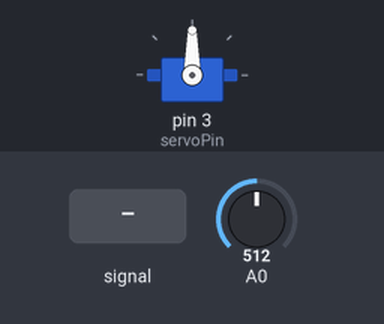
Simulated run of this sketch. Board: Arduino Uno, built with avr-gcc and run on an emulated ATmega328P. On the bench: servo. Inputs (shaded band) come from the test bench; at power-on: A0 = 512.

Above: at 1.2 s.
1.3 s: A0 fed a 200 Hz sine of ±81 counts around its level
At 3.5 s:
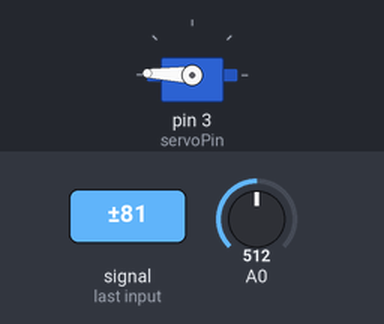
4.3 s: A0 set to 550
At 5.5 s:
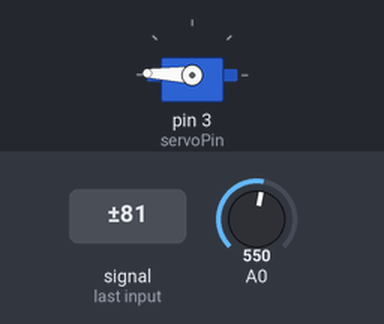
5.8 s: A0 set to 530
At 6.8 s:
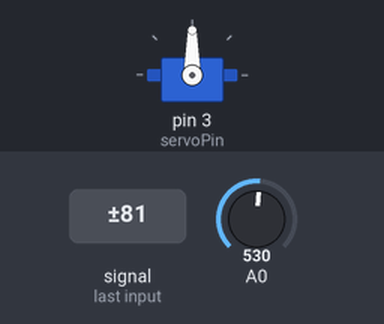
7.3 s: A0 set to 716
At 8.0 s:
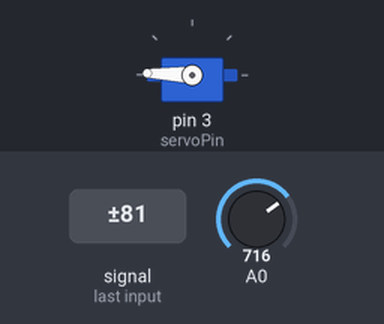
Timing chart, 0 to 9.8 s (numbered marks = the images above; inputs shaded):
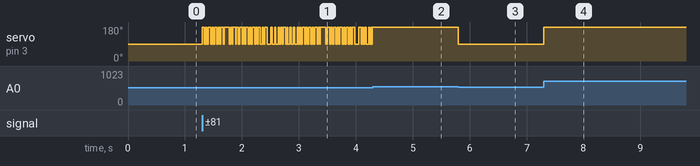

The sketch:

E1.ino
```cpp
#include <Servo.h>

/*
* The photoresitor is configured to have analogRead range of 6 -> 679
*/

Servo myservo;
int servoPin = 3;
int closePosition = 178;
int openPosition = 90;
unsigned int debounceDelay = 500;
unsigned int lastDebounceTime = 0;
int lastPhotoResistorReading = 0;
int threshold =540;

void setup()
{
  myservo.attach(servoPin);
}

void loop()
{
  int photoResistorReading = analogRead(A0);
  if(photoResistorReading != lastPhotoResistorReading){
    if((millis() - lastDebounceTime) > debounceDelay){
    	lastPhotoResistorReading = photoResistorReading;
    }
    lastDebounceTime = millis();
  }
  if(photoResistorReading < threshold){
  	myservo.write(openPosition);
  } else {
  	myservo.write(closePosition);
  }
}
```

Measured:
- the behaviour switches between 540 and 539 on A0 (found by bisection; images 2 and 3)
- after the input at 1.3 s, servo on pin 3 (servoPin): 90° → 178° at once, then moves between 90° and 178°, repeating every 1.4 s
- after the input at 4.3 s, servo on pin 3 (servoPin): stops changing and stays 178°
- after the input at 5.8 s, servo on pin 3 (servoPin): 178° → 90° at once
- after the input at 7.3 s, servo on pin 3 (servoPin): 90° → 178° at once
